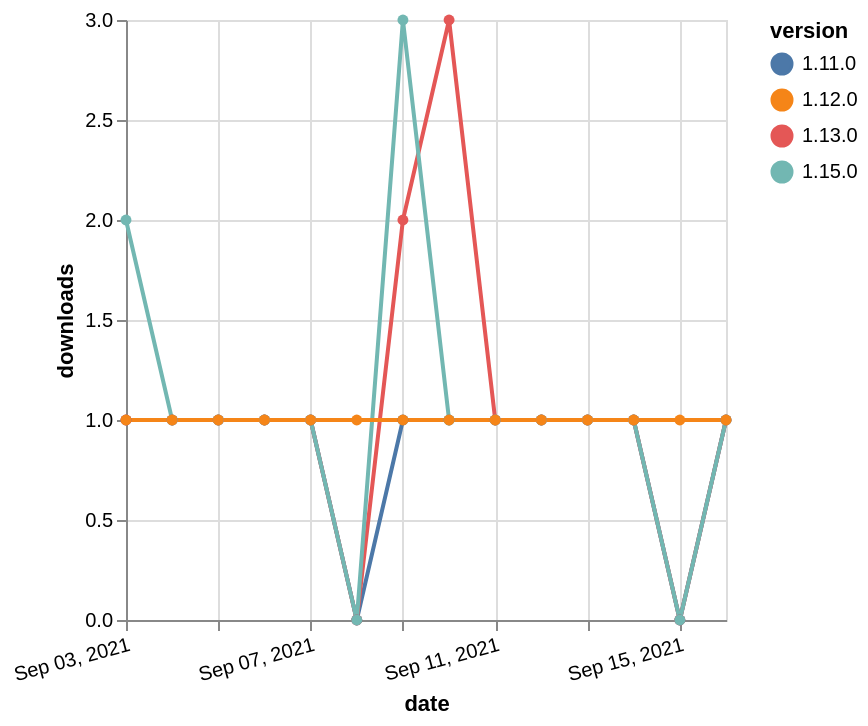

This figure's Vega-Lite source:
### Vega-Lite specification from a JSON file in a GitHub repository (floating-point values rounded to 4 significant figures)
{"$schema": "https://vega.github.io/schema/vega-lite/v5.json", "description": "A simple bar chart with embedded data.", "data": {"values": [{"date": "2021-09-03", "total": 211, "delta": 1, "version": "1.11.0"}, {"date": "2021-09-04", "total": 212, "delta": 1, "version": "1.11.0"}, {"date": "2021-09-05", "total": 213, "delta": 1, "version": "1.11.0"}, {"date": "2021-09-06", "total": 214, "delta": 1, "version": "1.11.0"}, {"date": "2021-09-07", "total": 215, "delta": 1, "version": "1.11.0"}, {"date": "2021-09-08", "total": 215, "delta": 0, "version": "1.11.0"}, {"date": "2021-09-09", "total": 216, "delta": 1, "version": "1.11.0"}, {"date": "2021-09-10", "total": 217, "delta": 1, "version": "1.11.0"}, {"date": "2021-09-11", "total": 218, "delta": 1, "version": "1.11.0"}, {"date": "2021-09-12", "total": 219, "delta": 1, "version": "1.11.0"}, {"date": "2021-09-13", "total": 220, "delta": 1, "version": "1.11.0"}, {"date": "2021-09-14", "total": 221, "delta": 1, "version": "1.11.0"}, {"date": "2021-09-15", "total": 221, "delta": 0, "version": "1.11.0"}, {"date": "2021-09-16", "total": 222, "delta": 1, "version": "1.11.0"}, {"date": "2021-09-03", "total": 293, "delta": 1, "version": "1.13.0"}, {"date": "2021-09-04", "total": 294, "delta": 1, "version": "1.13.0"}, {"date": "2021-09-05", "total": 295, "delta": 1, "version": "1.13.0"}, {"date": "2021-09-06", "total": 296, "delta": 1, "version": "1.13.0"}, {"date": "2021-09-07", "total": 297, "delta": 1, "version": "1.13.0"}, {"date": "2021-09-08", "total": 297, "delta": 0, "version": "1.13.0"}, {"date": "2021-09-09", "total": 299, "delta": 2, "version": "1.13.0"}, {"date": "2021-09-10", "total": 302, "delta": 3, "version": "1.13.0"}, {"date": "2021-09-11", "total": 303, "delta": 1, "version": "1.13.0"}, {"date": "2021-09-12", "total": 304, "delta": 1, "version": "1.13.0"}, {"date": "2021-09-13", "total": 305, "delta": 1, "version": "1.13.0"}, {"date": "2021-09-14", "total": 306, "delta": 1, "version": "1.13.0"}, {"date": "2021-09-15", "total": 306, "delta": 0, "version": "1.13.0"}, {"date": "2021-09-16", "total": 307, "delta": 1, "version": "1.13.0"}, {"date": "2021-09-03", "total": 113, "delta": 2, "version": "1.15.0"}, {"date": "2021-09-04", "total": 114, "delta": 1, "version": "1.15.0"}, {"date": "2021-09-05", "total": 115, "delta": 1, "version": "1.15.0"}, {"date": "2021-09-06", "total": 116, "delta": 1, "version": "1.15.0"}, {"date": "2021-09-07", "total": 117, "delta": 1, "version": "1.15.0"}, {"date": "2021-09-08", "total": 117, "delta": 0, "version": "1.15.0"}, {"date": "2021-09-09", "total": 120, "delta": 3, "version": "1.15.0"}, {"date": "2021-09-10", "total": 121, "delta": 1, "version": "1.15.0"}, {"date": "2021-09-11", "total": 122, "delta": 1, "version": "1.15.0"}, {"date": "2021-09-12", "total": 123, "delta": 1, "version": "1.15.0"}, {"date": "2021-09-13", "total": 124, "delta": 1, "version": "1.15.0"}, {"date": "2021-09-14", "total": 125, "delta": 1, "version": "1.15.0"}, {"date": "2021-09-15", "total": 125, "delta": 0, "version": "1.15.0"}, {"date": "2021-09-16", "total": 126, "delta": 1, "version": "1.15.0"}, {"date": "2021-09-03", "total": 174, "delta": 1, "version": "1.12.0"}, {"date": "2021-09-04", "total": 175, "delta": 1, "version": "1.12.0"}, {"date": "2021-09-05", "total": 176, "delta": 1, "version": "1.12.0"}, {"date": "2021-09-06", "total": 177, "delta": 1, "version": "1.12.0"}, {"date": "2021-09-07", "total": 178, "delta": 1, "version": "1.12.0"}, {"date": "2021-09-08", "total": 179, "delta": 1, "version": "1.12.0"}, {"date": "2021-09-09", "total": 180, "delta": 1, "version": "1.12.0"}, {"date": "2021-09-10", "total": 181, "delta": 1, "version": "1.12.0"}, {"date": "2021-09-11", "total": 182, "delta": 1, "version": "1.12.0"}, {"date": "2021-09-12", "total": 183, "delta": 1, "version": "1.12.0"}, {"date": "2021-09-13", "total": 184, "delta": 1, "version": "1.12.0"}, {"date": "2021-09-14", "total": 185, "delta": 1, "version": "1.12.0"}, {"date": "2021-09-15", "total": 186, "delta": 1, "version": "1.12.0"}, {"date": "2021-09-16", "total": 187, "delta": 1, "version": "1.12.0"}]}, "width": "container", "mark": {"type": "line", "point": {"filled": true}}, "encoding": {"x": {"field": "date", "type": "temporal", "timeUnit": "yearmonthdate", "title": "date", "axis": {"labelAngle": -15}}, "y": {"field": "delta", "type": "quantitative", "title": "downloads"}, "color": {"field": "version", "type": "nominal"}, "tooltip": {"field": "delta"}}}
